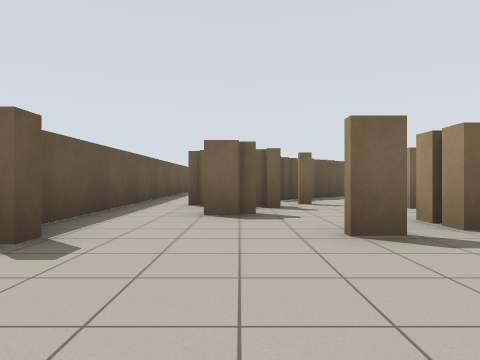
view 1 (above)

24 first-person views from a walk through a robot-simulator world made for Stage. The camera is 0.94 m above the floor, looks level and sees 75° across. Floor lines are 1 m apart. The floor is counted in squares, 2 m on a side. Each view is taken from the middle of a square. On the plan, view 1 faces up. The plan holds only what a view shows up to about 9 squares ahead; the rest is blank. The place goes on beyond the plan. The robots in the file are not drawn.

view 2
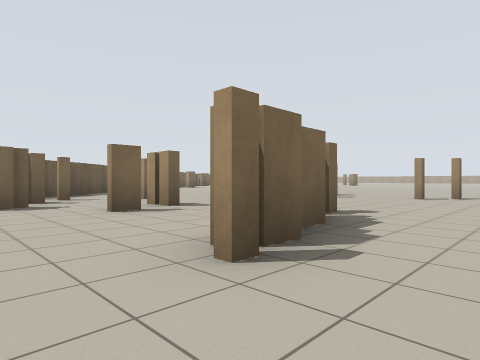

view 3
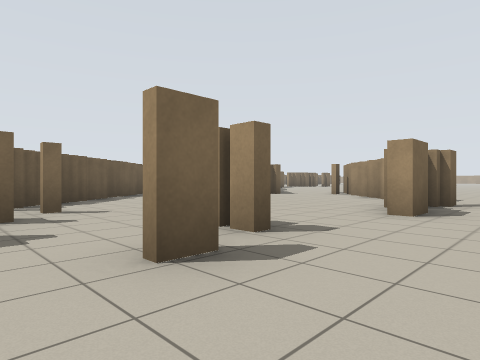

view 4
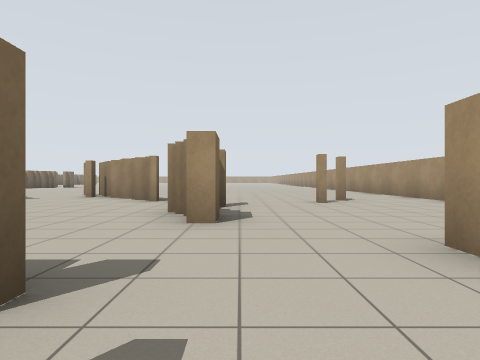

view 5
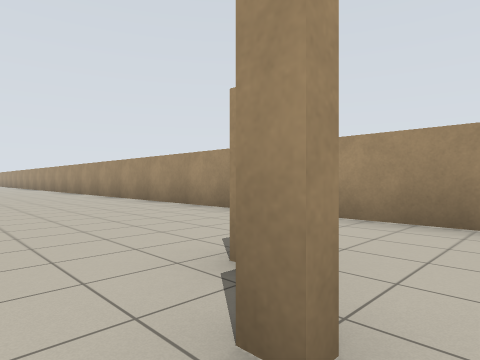

view 6
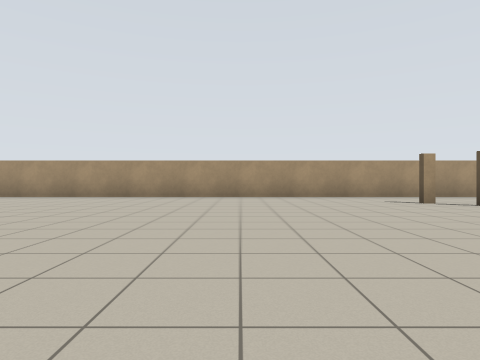

view 7
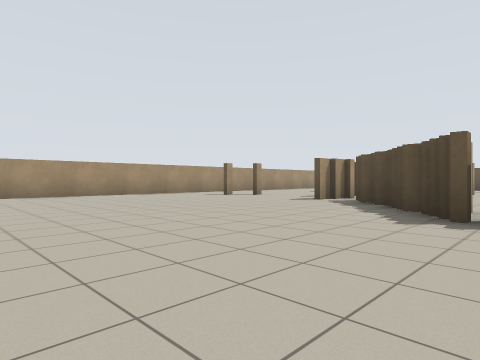

view 8
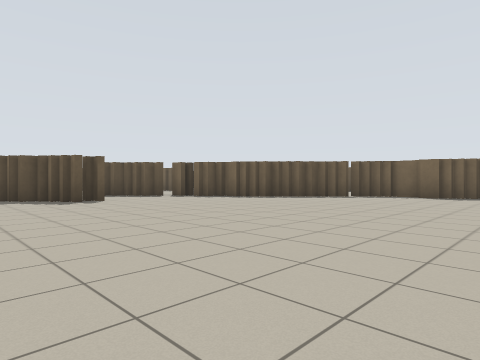

view 9
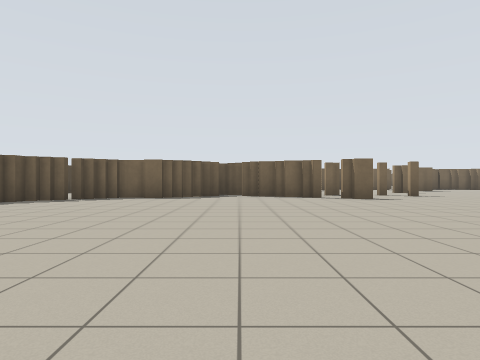

view 10
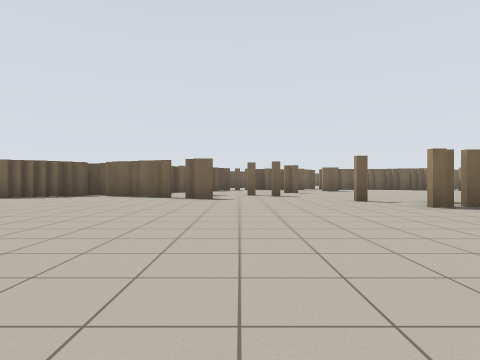

view 11
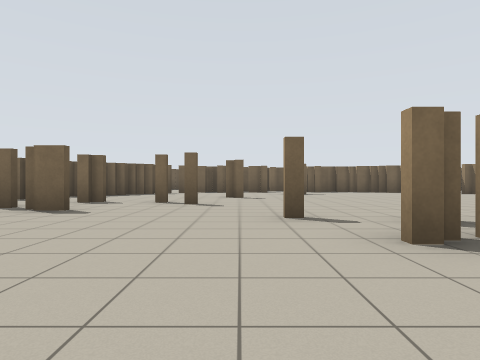

view 12
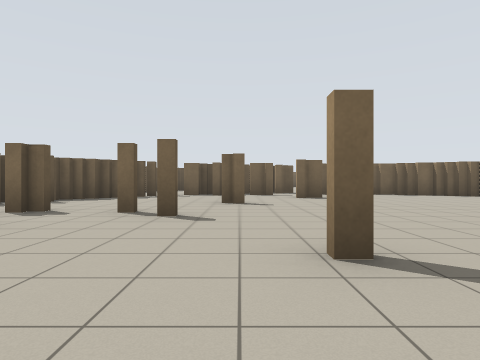

view 13
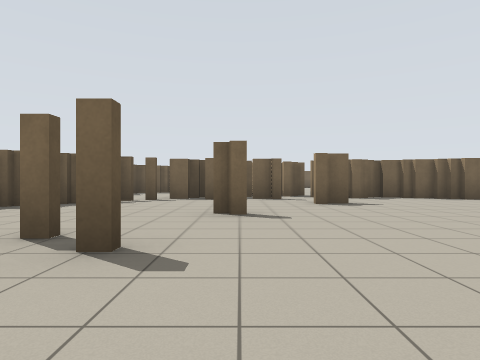

view 14
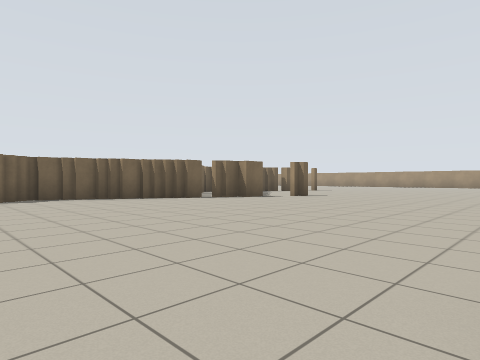

view 15
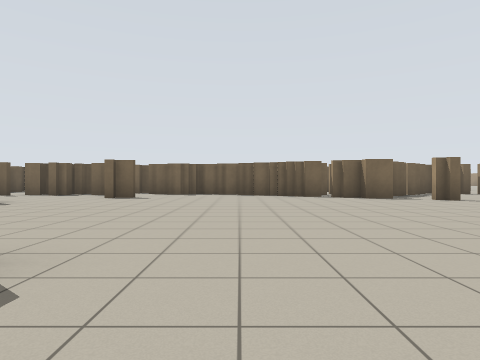

view 16
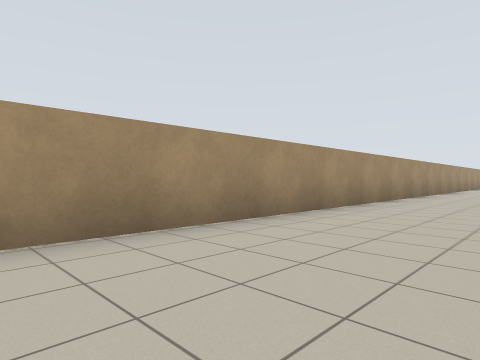

view 17
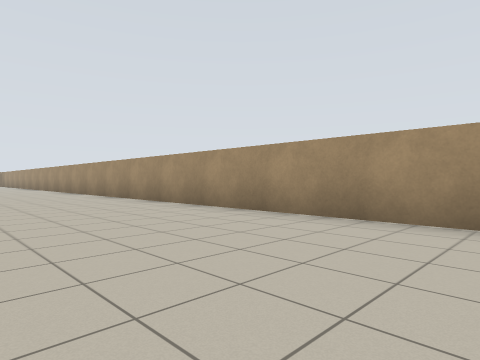

view 18
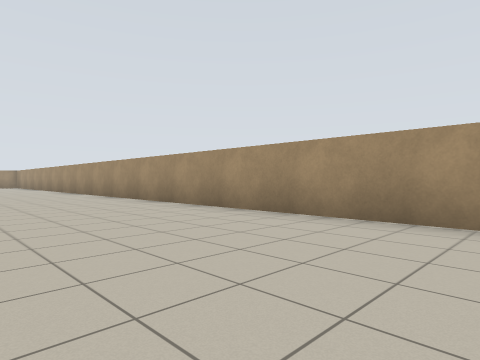

view 19
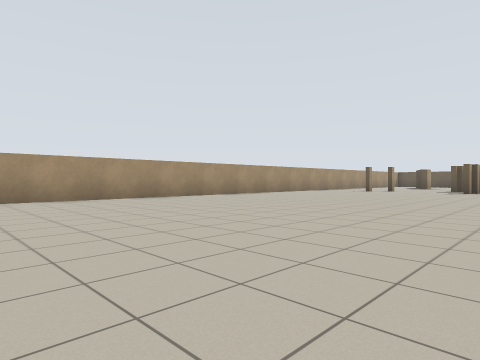

view 20
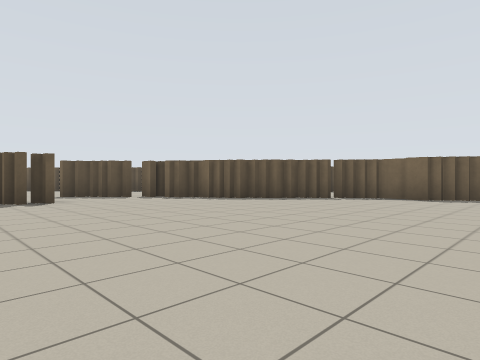

view 21
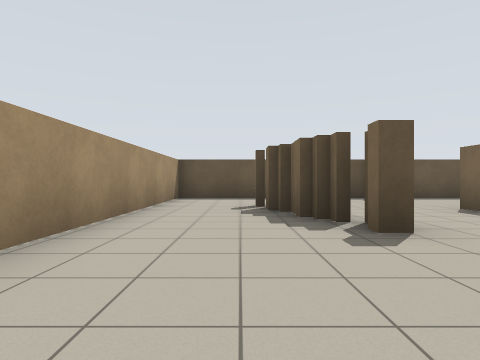

view 22
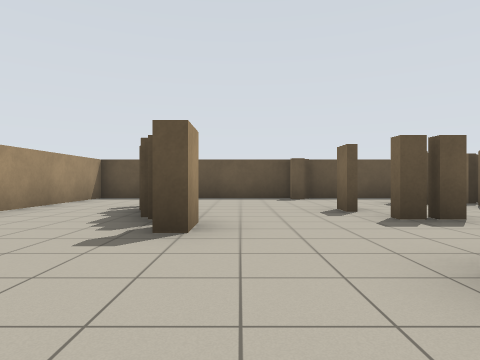

view 23
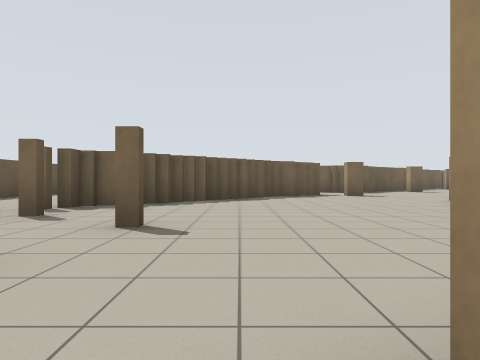

view 24
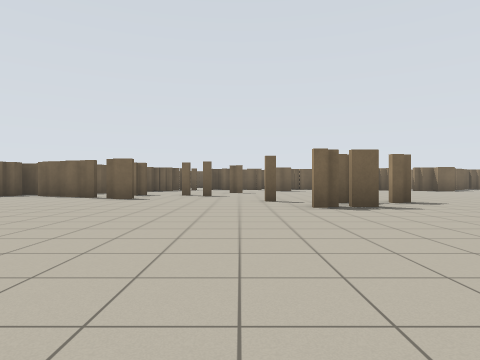

### Floor plan
Key: @ floor where view 1 was taken; # wall or solid block; x gap in a wall; . floor.
Columns run from 2 left of view 1 to 33 right of it. Each row starts with its distance up from view 1.
 21                           ###
 20                        ..########
 19                        ##.......####
 18                       ##....#.....##
 17                      ##.............
 16                      #....#.........
 15                      #.#............
 14                   ## ##..#..........
 13                 ###...##............
 12                ##..........#......
 11 #      ##     ##............#....
 10 #.    ##....## .................
  9 #..  # ....##.................
  8 #..###.....#..................
  7 #. #.........................
  6 #x##........##..............
  5 #....#.....##............ .
  4 #.#.......##............
  3 #..#...####.............
  2 #.......................
  1 #.......................... ....
  0 #.@###....#.........................
 -1 #..#................................
 -2 #...................................
 -3 ####################################

Where each view was taken, in squares from view 1:
view 1: 0 up, 0 right, facing up
view 2: 2 down, 1 left, facing up-right
view 3: 1 up, 0 right, facing up-right
view 4: 2 up, 1 right, facing right
view 5: 1 up, 7 right, facing down-right
view 6: 6 up, 12 right, facing down
view 7: 7 up, 15 right, facing down-left
view 8: 4 up, 18 right, facing up-left
view 9: 5 up, 18 right, facing up
view 10: 5 up, 22 right, facing up
view 11: 8 up, 24 right, facing up
view 12: 10 up, 24 right, facing up
view 13: 12 up, 24 right, facing up
view 14: 12 up, 26 right, facing up-right
view 15: 10 up, 29 right, facing up
view 16: 0 up, 24 right, facing down-left
view 17: 1 up, 21 right, facing down-right
view 18: 1 up, 26 right, facing down-right
view 19: 5 up, 21 right, facing down-left
view 20: 5 up, 18 right, facing up-left
view 21: 1 down, 6 right, facing left
view 22: 1 up, 6 right, facing left
view 23: 2 up, 4 right, facing up
view 24: 5 up, 24 right, facing up
